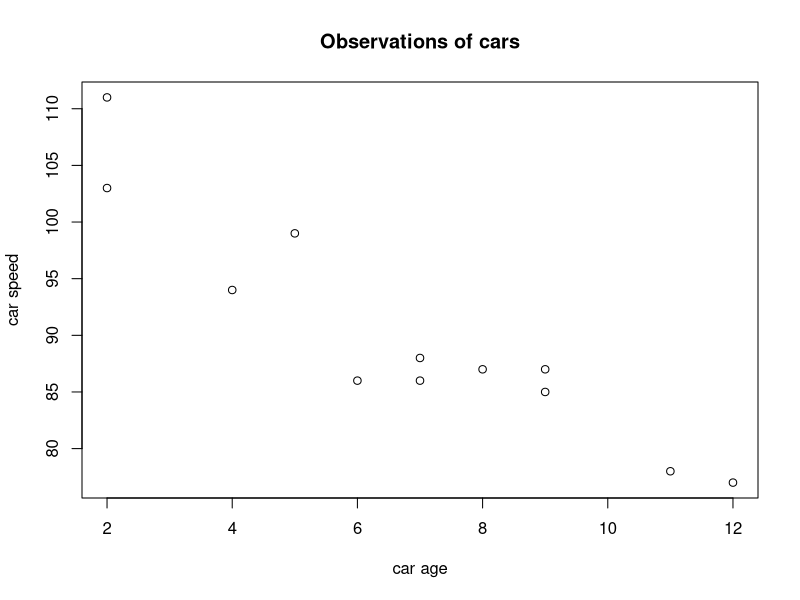
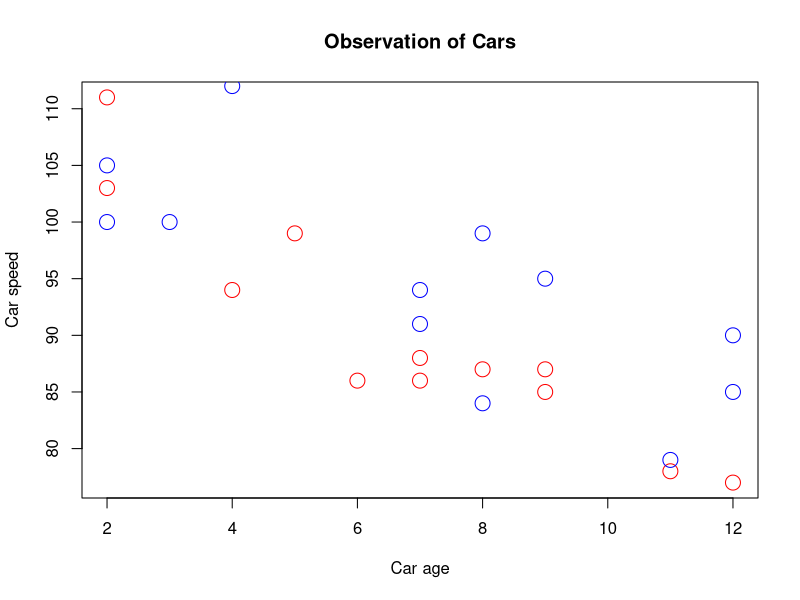

These charts were generated, in order, by the following R code:
# A scatter plot is used to display the relationship
# between two numerical variables, and plots one dot 
# for each observation.


# it needs two vectors of same length, one for the 
# x-axis and  one for the y-axis.

x <- c(5,7,8,7,2,2,9,4,11,12,9,6)
y <- c(99,86,87,88,111,103,87,94,78,77,85,86)

plot(x, y, main="Observations of cars", xlab="car age", ylab="car speed")


# day one, the age and speed of 12 cars:
x1 <- c(5,7,8,7,2,2,9,4,11,12,9,6)
y1 <- c(99,86,87,88,111,103,87,94,78,77,85,86)

# day two, the age and speed of 15 cars:
x2 <- c(2,2,8,1,15,8,12,9,7,3,11,4,7,14,12)
y2 <- c(100,105,84,105,90,99,90,95,94,100,79,112,91,80,85)

plot(x1, y1, main="Observation of Cars", xlab="Car age", ylab="Car speed", col="red", cex=2)
points(x2, y2, col="blue", cex=2)